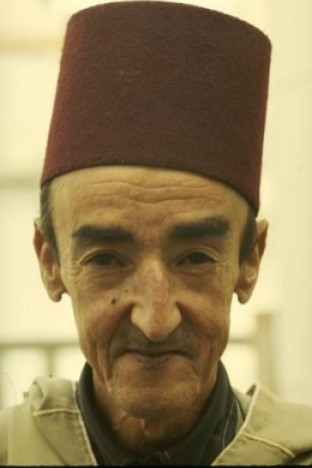
#> input picture test images/man.jpg, 312 x 468 px
$ jupyter execute 8273_8145.ipynb   (older library calls are emulated)
#> lines starting #> are read from the running program, lines starting #| are printed output that depends on the picture; after the words box and inside, x2 and y2 are one past the last pixel; in counts of white or black regions, pixels touching at a corner belong together
[cell 1]
import cv2
import numpy as np
import matplotlib.pyplot as plt

[cell 2]
def cartoonify_image(image_path):
    # Read the image
    img = cv2.imread(image_path)
    img = cv2.cvtColor(img, cv2.COLOR_BGR2RGB)
    # Convert to grayscale
    gray = cv2.cvtColor(img, cv2.COLOR_RGB2GRAY)
    # Apply median blur for noise reduction
    gray_blur = cv2.medianBlur(gray, 7)
    # Apply Laplacian filter for edge detection
    edges = cv2.Laplacian(gray_blur, cv2.CV_8U, ksize=5)
    edges_thresh = cv2.threshold(edges, 100, 255, cv2.THRESH_BINARY)[1]
    img_small = cv2.resize(img, (img.shape[1] // 2, img.shape[0] // 2))
    for _ in range(30):
        img_small = cv2.bilateralFilter(img_small, 9, 10, 200)
    color = cv2.resize(img_small, (img.shape[1], img.shape[0]))
    # Combine edges with the color image
    edges_inv = cv2.bitwise_not(edges_thresh)
    cartoon = cv2.bitwise_and(color, color, mask=edges_inv)

    # Show results
    plt.figure(figsize=(20, 10)),plt.subplot(2, 3, 1),plt.imshow(img),plt.title("Original Image"),plt.axis("off")

    plt.subplot(2, 3, 2),plt.imshow(gray, cmap="gray"),plt.title("Grayscale Image"),plt.axis("off")

    plt.subplot(2, 3, 3),plt.imshow(gray_blur, cmap="gray"),plt.title("After Median Blur"),plt.axis("off")

    plt.subplot(2, 3, 4),plt.imshow(edges, cmap="gray"),plt.title("Edge Detection (Laplacian)"),plt.axis("off")

    plt.subplot(2, 3, 5),plt.imshow(edges_inv, cmap="gray"),plt.title("Edge Detection (Thresholded)"),plt.axis("off")

    plt.subplot(2, 3, 6),plt.imshow(cartoon),plt.title("Cartoon Effect"),plt.axis("off")

    plt.show()

used RGB format as it is standard for displaying
we first convert image to greyscale since laplacian use grey scale images  This helps in edge detection since colors are removed, and intensity variations are retained
applied non linear median filter , Median blur is used to reduce noise while preserving edges in the image
The Laplacian operator is a second-order derivative filter used to detect edges
It enhances regions with high intensity variations, making the edges more clear
threshold---> Converts edge detection results into a binary image
Pixels with intensity above 100 are set to 255 (white), and others are set to 0 (black)
A bilateral filter is applied 30 times to smooth the image while preserving edges.
bilateral filtering does not blur edges, maintaining the structure of objects in the image
we use resize Since bilateral filtering is computationally expensive, it is applied to a downsampled image for efficiency
then Invert the edge-detected image so that edges become black (0) and the rest of the image becomes white (255)
Applies the edge mask onto the smoothed color image.
This ensures that only the detected edges are retained in black while the rest of the image has the smoothed color

[cell 3]
cartoonify_image("test images/man.jpg")
#> in cartoonify_image, img is the input picture: shape (468, 312, 3); mean B, G, R 92, 131.2, 149.7
#> in cartoonify_image, `gray = cv2.cvtColor(img, cv2.COLOR_RGB2GRAY)`:
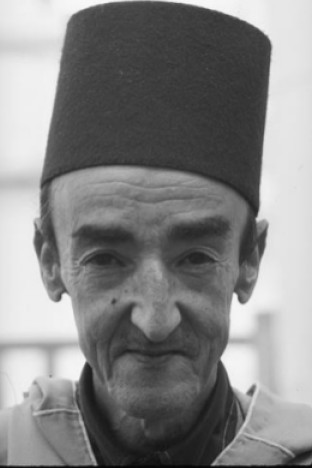
#> gray: shape (468, 312); min 3, max 251, mean 132.2
#> in cartoonify_image, `edges_thresh = cv2.threshold(edges, 100, 255, cv2.THRESH_BINARY)[1]`:
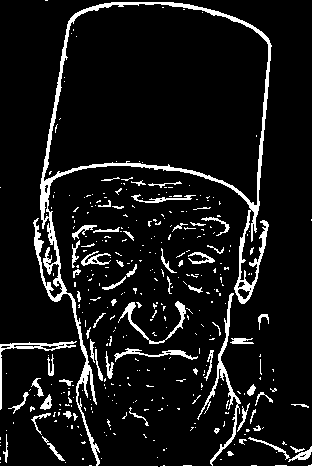
#> edges_thresh: shape (468, 312); 8.9% white; 354 white regions (289 under 20 px), largest, box (x1, y1, x2, y2) and area: (0, 2, 312, 468) 7050, (0, 341, 77, 410) 469, (118, 301, 186, 344) 425
cartoonify_image("test images/Goat.jpg")
#> call 2 of cartoonify_image, with image_path = 'test images/Goat.jpg'
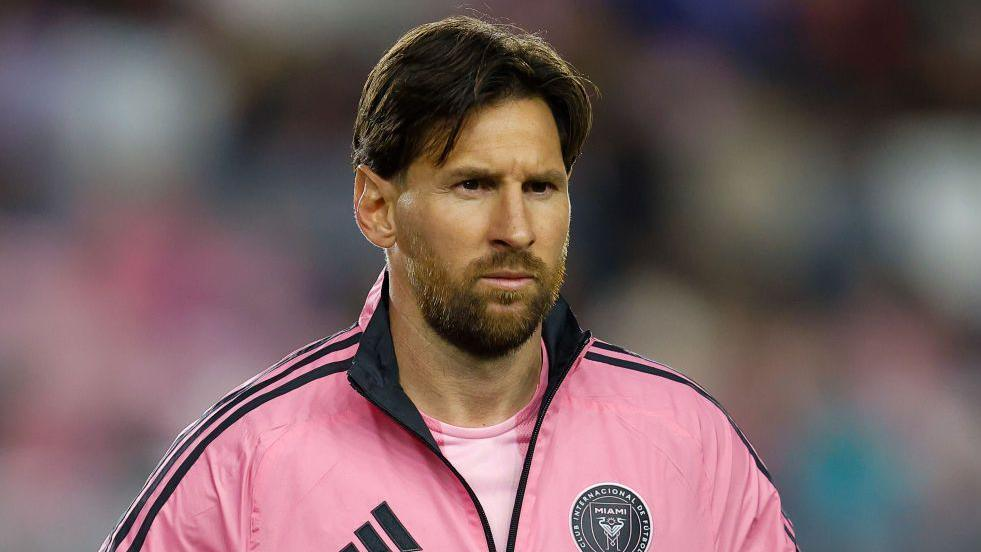
#> input picture test images/Goat.jpg, 981 x 552 px
#> in cartoonify_image, img is the input picture: shape (552, 981, 3); mean B, G, R 97.3, 95.4, 117.8
#> in cartoonify_image (call 2), `gray = cv2.cvtColor(img, cv2.COLOR_RGB2GRAY)`:
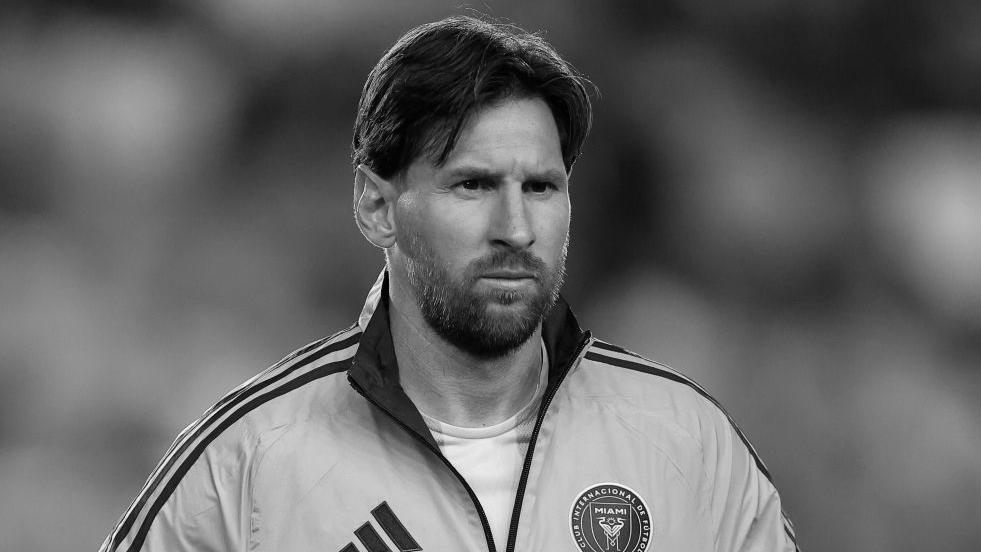
#> gray: shape (552, 981); min 0, max 254, mean 102.3
#> in cartoonify_image (call 2), `edges_thresh = cv2.threshold(edges, 100, 255, cv2.THRESH_BINARY)[1]`: edges_thresh: shape (552, 981); 5.5% white; 1002 white regions (836 under 20 px), largest, box (x1, y1, x2, y2) and area: (107, 166, 496, 552) 7034, (504, 321, 591, 552) 1825, (585, 352, 795, 532) 1400

[cell 4]
import cv2
import numpy as np
import matplotlib.pyplot as plt

def preprocess_image(image):
    """Convert to grayscale, equalize histogram, apply Gaussian blur, and detect edges."""
    gray = cv2.cvtColor(image, cv2.COLOR_BGR2GRAY)
    equalized = cv2.equalizeHist(gray)  # Enhances contrast
    blurred = cv2.GaussianBlur(equalized, (5, 5), 0)
    edges = cv2.Canny(blurred, 50, 150)  # Edge detection

    return edges

def region_of_interest(image):
    """Apply a mask to focus on the road lanes."""
    height, width = image.shape
    mask = np.zeros_like(image)

    polygon = np.array([
        [(0, height), (width // 2 - 200, height // 2 + 100),
         (width // 2 + 200, height // 2 + 100), (width, height)]
    ], dtype=np.int32)

    cv2.fillPoly(mask, polygon, 255)
    return cv2.bitwise_and(image, mask)

def manual_hough_transform(edges, theta_res=1, rho_res=1, threshold=20):
    """Manual Hough Transform: Accumulator voting for lines."""
    height, width = edges.shape
    diag_len = int(np.sqrt(height**2 + width**2))  # Max rho value
    rhos = np.arange(-diag_len, diag_len, rho_res)
    thetas = np.deg2rad(np.arange(-90, 90, theta_res))  # -90 to 90 degrees

    accumulator = np.zeros((len(rhos), len(thetas)), dtype=np.int32)
    edge_points = np.argwhere(edges)  # Get edge coordinates (y, x)

    for y, x in edge_points:
        for theta_idx, theta in enumerate(thetas):
            rho = int(x * np.cos(theta) + y * np.sin(theta))
            rho_idx = np.where(rhos == rho)[0]
            if rho_idx.size > 0:
                accumulator[rho_idx[0], theta_idx] += 1

    # Extract lines exceeding threshold
    line_indices = np.argwhere(accumulator > threshold)
    lines = []
    for rho_idx, theta_idx in line_indices:
        rho = rhos[rho_idx]
        theta = thetas[theta_idx]
        a, b = np.cos(theta), np.sin(theta)
        x0, y0 = a * rho, b * rho
        x1, y1 = int(x0 + 1000 * (-b)), int(y0 + 1000 * (a))
        x2, y2 = int(x0 - 1000 * (-b)), int(y0 - 1000 * (a))
        lines.append([(x1, y1, x2, y2)])

    return lines, accumulator

def filter_lines(lines, width):
    """Filter out unwanted lines based on slope."""
    left_lines, right_lines = [], []
    for line in lines:
        x1, y1, x2, y2 = line[0]
        slope = (y2 - y1) / (x2 - x1 + 1e-6)

        if 0.4 < abs(slope) < 2:  # Remove nearly horizontal/vertical lines
            if slope < 0 and x1 < width * 0.6:  # Left lane condition
                left_lines.append(line)
            elif slope > 0 and x1 > width * 0.4:  # Right lane condition
                right_lines.append(line)

    return left_lines, right_lines

def average_lines(image, lines):
    """Smooth lane lines using weighted averaging."""
    if not lines:
        return None

    x_coords, y_coords = [], []
    for line in lines:
        x1, y1, x2, y2 = line[0]
        x_coords += [x1, x2]
        y_coords += [y1, y2]

    poly = np.polyfit(x_coords, y_coords, 1)  # Linear fit
    y1, y2 = image.shape[0], int(image.shape[0] * 0.6)
    x1, x2 = int((y1 - poly[1]) / poly[0]), int((y2 - poly[1]) / poly[0])
    return [[x1, y1, x2, y2]]

def draw_lines(image, lines):
    """Draw detected lane lines on the image."""
    line_image = np.zeros_like(image)
    if lines:
        for line in lines:
            if line is not None:
                x1, y1, x2, y2 = line[0]
                cv2.line(line_image, (x1, y1), (x2, y2), (0, 255, 0), 5)
    return cv2.addWeighted(image, 0.8, line_image, 1, 0)

# Load image and run processing pipeline
image = cv2.imread("test4.png")
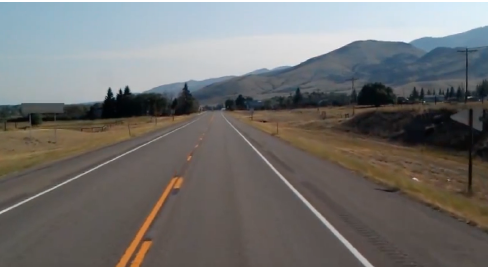
#> input picture test4.png, 488 x 267 px
#> image is the input picture: shape (267, 488, 3); mean B, G, R 111.1, 112.6, 113.5
edges = preprocess_image(image)
#> in preprocess_image, `blurred = cv2.GaussianBlur(equalized, (5, 5), 0)`:
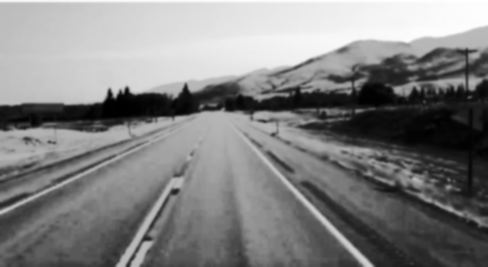
#> blurred: shape (267, 488); min 0, max 255, mean 129.1
#> in preprocess_image, `edges = cv2.Canny(blurred, 50, 150)`: edges: shape (267, 488); 6.5% white in thin lines or dots
roi_edges = region_of_interest(edges)
#> in region_of_interest, `cv2.fillPoly(mask, polygon, 255)`: mask: shape (267, 488); 11.6% white; 1 white region, box (x1, y1, x2, y2) and area: (1, 233, 488, 267) 15106
#> in region_of_interest, `return cv2.bitwise_and(image, mask)`:
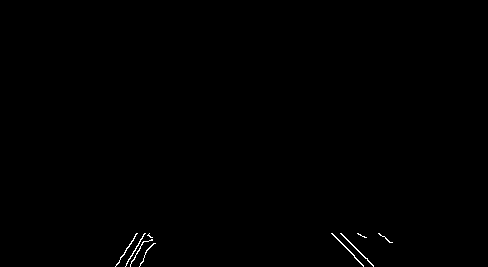
#> returned value: shape (267, 488); 0.28% white in thin lines or dots, all inside (x1, y1, x2, y2) = (115, 233, 393, 267)
lines, accumulator = manual_hough_transform(roi_edges)
#> in manual_hough_transform, `edge_points = np.argwhere(edges)`: edge_points = 369 pairs, first value 233 to 266, second value 115 to 392
#> the loop in manual_hough_transform, `for y, x in edge_points:` made 369 passes
#> (y, x) on passes 1 to 3: (233, 136), (233, 137), (233, 144)
#> after the loop in manual_hough_transform, `for y, x in edge_points:`:
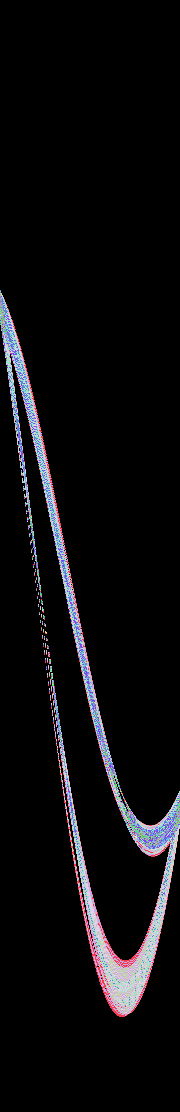
#> accumulator: shape (1112, 180) int32; 42 distinct labels, from 0 to 45; one colour per label, 0 black
#> in manual_hough_transform, `line_indices = np.argwhere(accumulator > threshold)`: line_indices = 55 pairs, first value 601 to 808, second value 41 to 126
#> the loop in manual_hough_transform, `for rho_idx, theta_idx in line_indices:` made 55 passes
#> (rho_idx, theta_idx, rho, theta, a, b, x0, y0) on passes 1 to 12: (601, 41, 45, -0.855, 0.656, -0.755, 29.52, -33.96), (602, 41, 46, -0.855, 0.656, -0.755, 30.18, -34.72), (603, 42, 47, -0.838, 0.669, -0.743, 31.45, -34.93), (609, 42, 53, -0.838, 0.669, -0.743, 35.46, -39.39), (610, 43, 54, -0.82, 0.682, -0.731, 36.83, -39.49), (611, 43, 55, -0.82, 0.682, -0.731, 37.51, -40.22), (616, 43, 60, -0.82, 0.682, -0.731, 40.92, -43.88), (617, 43, 61, -0.82, 0.682, -0.731, 41.6, -44.61), (617, 44, 61, -0.803, 0.695, -0.719, 42.37, -43.88), (618, 44, 62, -0.803, 0.695, -0.719, 43.07, -44.6), (624, 44, 68, -0.803, 0.695, -0.719, 47.24, -48.92), (625, 45, 69, -0.785, 0.707, -0.707, 48.79, -48.79)
#> after the loop in manual_hough_transform, `for rho_idx, theta_idx in line_indices:`: lines = 55 items
#> lines = 55 items

# Filter and average detected lines
left_lines, right_lines = filter_lines(lines, image.shape[1])
#> the loop in filter_lines, `for line in lines:` made 55 passes
#> (x1, y1, x2, y2, slope) on passes 1 to 12: (784, 622, -725, -690, 0.869), (784, 621, -724, -690, 0.869), (774, 634, -711, -704, 0.901), (778, 629, -707, -708, 0.9), (768, 642, -694, -721, 0.932), (768, 641, -693, -722, 0.933), (772, 638, -690, -725, 0.932), (772, 637, -689, -726, 0.933), (761, 650, -676, -738, 0.966), (762, 650, -676, -739, 0.966), (766, 645, -672, -743, 0.965), (755, 658, -658, -755, 1)
#> line on passes 29 to 34: [(-247, 996, 660, -785)], [(-228, 1000, 647, -796)], [(-298, 982, 701, -749)], [(-297, 983, 702, -749)], [(-261, 993, 676, -772)], [(-243, 998, 664, -783)]
left_avg = average_lines(image, left_lines)
#> the loop in average_lines, `for line in lines:` made 27 passes
#> line on passes 1 to 12: [(-282, 986, 686, -762)], [(-247, 996, 660, -785)], [(-298, 982, 701, -749)], [(-297, 983, 702, -749)], [(-261, 993, 676, -772)], [(-243, 998, 664, -783)], [(-261, 993, 677, -772)], [(-312, 978, 717, -735)], [(-276, 990, 692, -759)], [(-328, 974, 731, -721)], [(-258, 995, 680, -770)], [(-327, 974, 732, -721)]
right_avg = average_lines(image, right_lines)
#> the loop in average_lines (call 2), `for line in lines:` made 27 passes
#> line on passes 1 to 12: [(784, 622, -725, -690)], [(784, 621, -724, -690)], [(774, 634, -711, -704)], [(778, 629, -707, -708)], [(768, 642, -694, -721)], [(768, 641, -693, -722)], [(772, 638, -690, -725)], [(772, 637, -689, -726)], [(761, 650, -676, -738)], [(762, 650, -676, -739)], [(766, 645, -672, -743)], [(755, 658, -658, -755)]

# Draw detected lanes
detected_image = draw_lines(image, [left_avg, right_avg])
#> in draw_lines, `return cv2.addWeighted(image, 0.8, line_image, 1, 0)`:
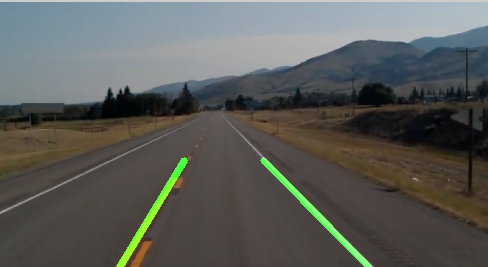
#> returned value: shape (267, 488, 3); mean of channels 0, 1, 2 88.9, 92.4, 90.8; drawn as B, G, R

# Show results
plt.figure(figsize=(15, 5))

# Original image
plt.subplot(1, 4, 1)
plt.imshow(cv2.cvtColor(image, cv2.COLOR_BGR2RGB))
plt.title('Original Image')

# Edge Detection
plt.subplot(1, 4, 2)
plt.imshow(edges, cmap='gray')
plt.title('Edge Detection')

# ROI Applied
plt.subplot(1, 4, 3)
plt.imshow(roi_edges, cmap='gray')
plt.title('ROI Applied')

# Accumulator array
plt.subplot(1, 4, 4)
plt.imshow(accumulator, cmap='hot', aspect='auto')
plt.title('Hough Transform Accumulator')

plt.show()
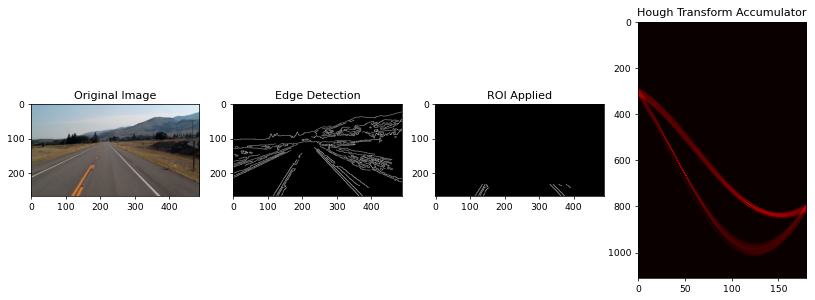
#> figure drawn by matplotlib, 4 panels

# Show Final Lane Detection
plt.figure(figsize=(8, 5))
plt.imshow(cv2.cvtColor(detected_image, cv2.COLOR_BGR2RGB))
plt.title('Final Detected Lanes')
plt.show()
